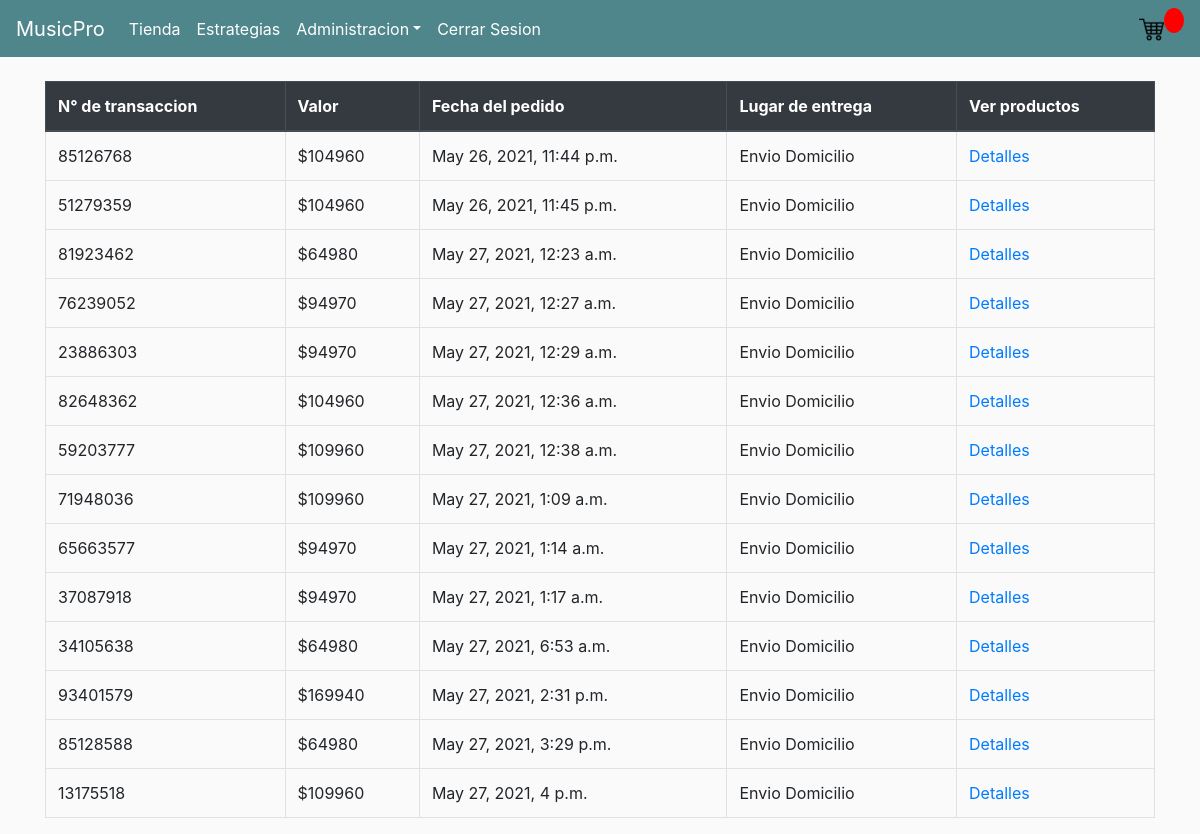
/pedidos/ (signed in), run on an earlier commit of the app's database.
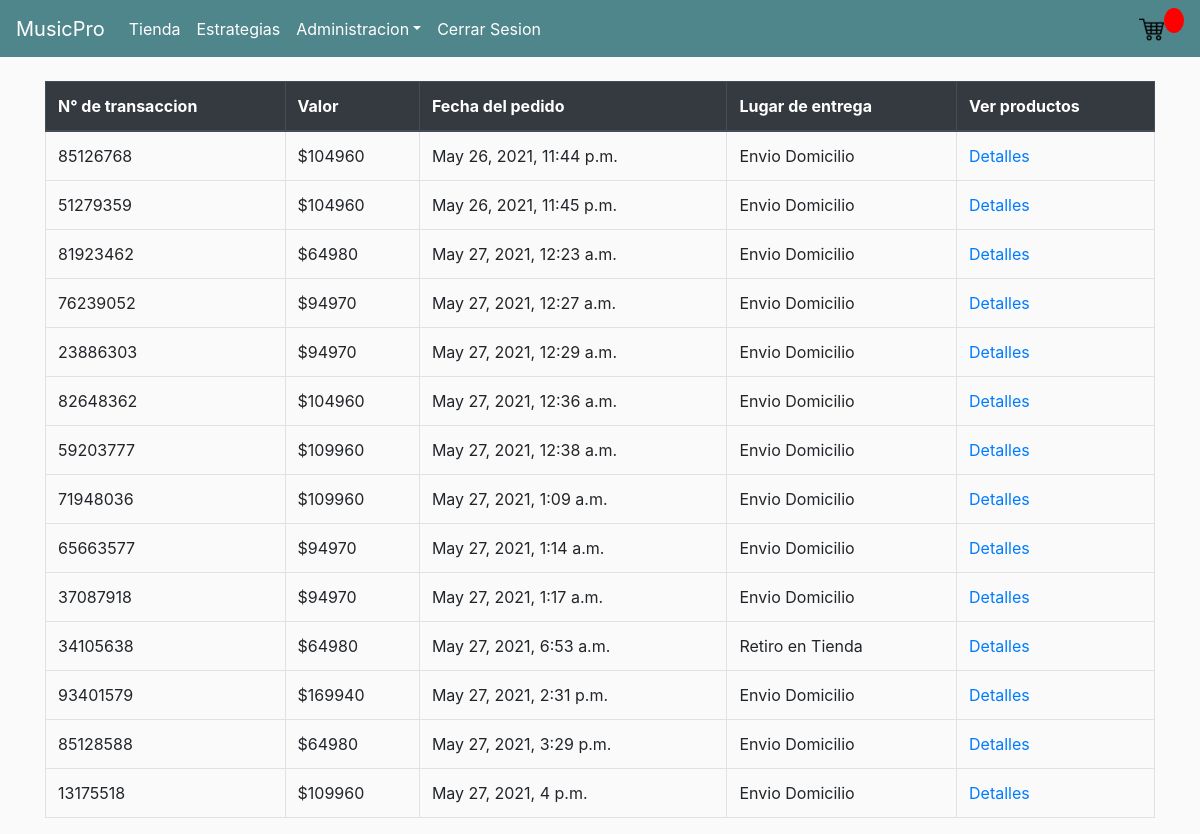
And on a later commit of the database.
### TiendaMPRO/models.py (models this page shows, shortened)
class OrdenDeCompra(models.Model):
    customer = models.ForeignKey(Usuario, on_delete=models.SET_NULL, blank=True, null=True)
    date_orderd= models.DateTimeField(auto_now_add=True)
    complete = models.BooleanField(default=False, null=True, blank=False)
    retiroTienda = models.BooleanField(default=False, null=True, blank=False)
    transaction_id=  models.CharField(max_length=200, null=True)
    pagado = models.BooleanField(default=False, null=True, blank=False)
    transferencia = models.BooleanField(default=False, null=True, blank=False)
    @property
    def get_total_descuento(self):
        orderitems = self.productopedido_set.all()
        if (sum ([item.cantidad for item in orderitems])>=4):
            total = sum([item.get_total for item in orderitems])-20000
        else:
            total = sum([item.get_total for item in orderitems])
        return total

class ProductoPedido(models.Model):
    producto = models.ForeignKey(Producto, on_delete=models.SET_NULL, blank=True, null=True)
    orden = models.ForeignKey(OrdenDeCompra, on_delete=models.SET_NULL, blank=True, null=True)
    cantidad = models.IntegerField(default=0, null=True, blank=True)
    fecha_pedido = models.DateTimeField(auto_now_add=True)
    @property
    def get_total(self):
        total = self.producto.precio * self.cantidad
        return total

class Producto(models.Model):
    nom_prod = models.CharField(validators=[MinLengthValidator(3)], max_length=40,verbose_name="Nombre de Producto")
    tipo_prod = models.ForeignKey(TipoProducto, on_delete=models.CASCADE)
    descripcion = models.TextField(max_length=1500,null=True,blank=True)
    precio = models.FloatField(default=0.0)
    imagen = models.ImageField(upload_to="images/producto",null=True,blank=True)

### TiendaMPRO/views.py (the view)
# urls.py: path('pedidos/', views.Pedido, name='pedidos'),
def Pedido(request):
    order = OrdenDeCompra.objects.all()
    context={'order' : order}
    return render(request, 'TiendaMPRO/Pedidos.html',context)

### TiendaMPRO/models.py (called while the page is built)
    def __str__(self):
        return f'{self.nombre}'

    @property
    def is_staff(self):
        return self.usuario_admin

### TiendaMPRO/templates/TiendaMPRO/Pedidos.html
{% extends 'TiendaMPRO/main.html' %}
{% load static %}
{% block content %}
<br>
<table class="table table-bordered">
    <thead class="thead-dark">
      <tr>
        <th scope="col">N° de transaccion</th>
        <th scope="col">Valor</th>
        <th scope="col">Fecha del pedido</th>
        <th scope="col">Lugar de entrega</th>
        <th scope="col">Ver productos</th>
      </tr>
    </thead>
    <tbody>
        {% for ped in order %}
          {% if ped.complete == True %}
            <tr>
              <td data-label="N° de transaccion">{{ped.transaction_id}}</td>
              <td data-label="Valor">${{ped.get_total_descuento|floatformat:0}}</td>
              <td data-label="Fecha del pedido">{{ped.date_orderd}}</td>
              {% if ped.retiroTienda == True %}
                <td data-label="Lugar de entrega">Retiro en Tienda</td>
              {% elif ped.retiroTienda == False %}
                <td data-label="Lugar de entrega">Envio Domicilio</td>
              {% endif %}
              <td data-label="Fecha del pedido"><a class="" href="{% url 'detallePedido' ped.id %}">Detalles</a></td>
            </tr>
          {% endif %}
        {% endfor %}
  </table>
{% endblock %}

What changed in the data, as far as the page shows it:
changed OrdenDeCompra "May 27, 2021, 6:53 a.m.": retiroTienda "Envio Domicilio" → "Retiro en Tienda"
